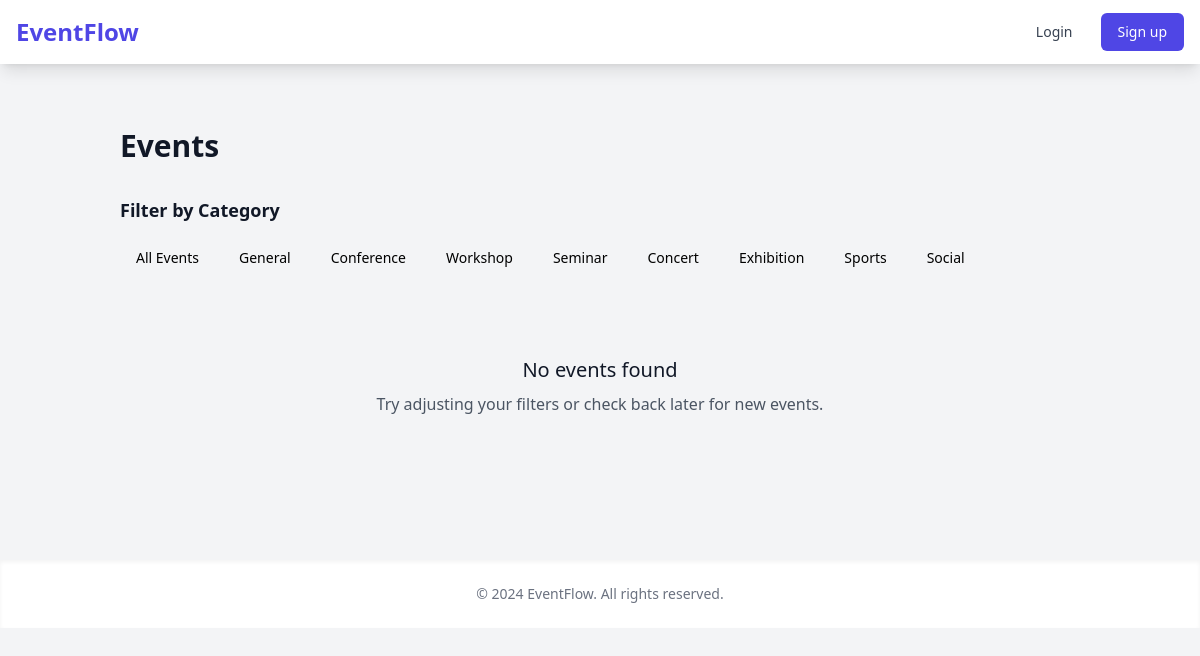
Page /events/list on the committed database.
### app/models/event.py (models this page shows)
class EventCategory(db.Model):
    id = db.Column(db.Integer, primary_key=True)
    name = db.Column(db.String(50), nullable=False, unique=True)
    description = db.Column(db.String(200))
    events = db.relationship('Event', backref='category', lazy=True)

### app/routes/events.py (the view)
@events.route('/list')
def list():
    category_id = request.args.get('category_id', type=int)
    query = Event.query
    if category_id:
        query = query.filter_by(category_id=category_id)
    query = query.filter(Event.date >= datetime.now())
    events = query.order_by(Event.date).all()
    for event in events:
        event.has_available_tickets = any(
            ticket_type.tickets_sold < ticket_type.quantity
            for ticket_type in event.ticket_types
        )
    return render_template('events/list.html',
                         events=events,
                         selected_category_id=category_id,
                         categories=EventCategory.query.all())

### app/templates/events/list.html (shortened to what this page needs)
{% extends "base.html" %}
{% block content %}
<div class="container mx-auto px-4 py-8">
    <div class="flex justify-between items-center mb-8">
        <h1 class="text-3xl font-bold text-gray-900">Events</h1>
    </div>
    <div class="mb-8">
        <h2 class="text-lg font-semibold text-gray-900 mb-4">Filter by Category</h2>
        <div class="flex flex-wrap gap-2">
            <a href="{{ url_for('events.list') }}"
               class="category-filter px-4 py-2 rounded-full text-sm font-medium {% if not selected_category_id %}active{% endif %}">
                All Events
            </a>
            {% for category in categories %}
                <a href="{{ url_for('events.list', category_id=category.id) }}"
                   class="category-filter px-4 py-2 rounded-full text-sm font-medium {% if selected_category_id == category.id %}active{% endif %}">
                    {{ category.name }}
                </a>
            {% endfor %}
        </div>
    </div>
    <div class="grid grid-cols-1 md:grid-cols-2 lg:grid-cols-3 gap-6">
        {% for event in events %}
            <div class="event-card">
                <div class="event-image" style="background-image: url('{{ url_for('static', filename=event.banner_image) if event.banner_image else url_for('static', filename='images/default-event-banner.jpg') }}')"></div>
                <div class="p-6">
                    <div class="flex justify-between items-start mb-4">
                        <div>
                            <h3 class="text-xl font-semibold text-gray-900 mb-2">
                                <a href="{{ url_for('events.view', event_id=event.id) }}" class="hover:text-indigo-600">
                                    {{ event.title }}
                                </a>
                            </h3>
                            <span class="inline-flex items-center px-2.5 py-0.5 rounded-full text-xs font-medium bg-indigo-100 text-indigo-800">
                                {{ event.category.name }}
                            </span>
                        </div>
                        {% if event.has_available_tickets %}
                            <span class="text-sm text-green-600 font-medium">Tickets Available</span>
                        {% else %}
                            <span class="text-sm text-red-600 font-medium">Sold Out</span>
                        {% endif %}
                    </div>
                    <div class="space-y-2 mb-4">
                        <div class="flex items-center text-gray-600 text-sm">
                            <i class="fas fa-calendar mr-2"></i>
                            <span>{{ event.date.strftime('%B %d, %Y at %I:%M %p') }}</span>
                        </div>
                        <div class="flex items-center text-gray-600 text-sm">
                            <i class="fas fa-map-marker-alt mr-2"></i>
                            <span>{{ event.location }}</span>
                        </div>
                        <div class="flex items-center text-gray-600 text-sm">
                            <i class="fas fa-users mr-2"></i>
                            <span>{{ event.registration_count }}/{{ event.capacity }} registered</span>
                        </div>
                    </div>
                    <div class="flex justify-between items-center">
                        <div class="text-sm">
                            {% if event.ticket_types %}
                                {% set min_price = event.ticket_types|map(attribute='price')|min %}
                                {% if min_price == 0 %}
                                    <span class="text-green-600 font-medium">Free</span>
                                {% else %}
                                    <span class="text-gray-900 font-medium">From ${{ "%.2f"|format(min_price) }}</span>
                                {% endif %}
                            {% endif %}
                        </div>
                        <a href="{{ url_for('events.view', event_id=event.id) }}" class="btn-primary">
                            View Details
                        </a>
                    </div>
                </div>
            </div>
        {% else %}
            <div class="col-span-full text-center py-12">
                <h3 class="text-xl font-medium text-gray-900 mb-2">No events found</h3>
                <p class="text-gray-600">Try adjusting your filters or check back later for new events.</p>
            </div>
        {% endfor %}
    </div>
</div>
{% endblock %}

### app/templates/base.html (shortened to what this page needs)
<!DOCTYPE html>
<html lang="en">
<head>
    <script src="https://cdn.tailwindcss.com"></script>
    <link rel="stylesheet" href="https://cdnjs.cloudflare.com/ajax/libs/font-awesome/6.0.0/css/all.min.css">
    <link rel="stylesheet" href="{{ url_for('static', filename='css/style.css') }}">
</head>
<body class="bg-gray-100">
    <nav class="bg-white shadow-lg">
        <div class="max-w-7xl mx-auto px-4">
            <div class="flex justify-between h-16">
                <div class="flex">
                    <div class="flex-shrink-0 flex items-center">
                        <a href="{{ url_for('main.index') }}" class="text-2xl font-bold text-indigo-600">EventFlow</a>
                    </div>
                </div>
                <div class="flex items-center">
                    {% if current_user.is_authenticated %}
                        <a href="{{ url_for('events.dashboard') }}" class="text-gray-700 hover:text-indigo-600 px-3 py-2 rounded-md text-sm font-medium">Dashboard</a>
                        <a href="{{ url_for('events.create') }}" class="text-gray-700 hover:text-indigo-600 px-3 py-2 rounded-md text-sm font-medium">Create Event</a>
                        <a href="{{ url_for('events.analytics') }}" class="text-gray-700 hover:text-indigo-600 px-3 py-2 rounded-md text-sm font-medium">Analytics</a>
                        <div class="ml-3 relative">
                            <span class="text-gray-700 px-3 py-2 rounded-md text-sm font-medium">
                                {{ current_user.username }}
                            </span>
                            <a href="{{ url_for('auth.logout') }}" class="text-gray-700 hover:text-indigo-600 px-3 py-2 rounded-md text-sm font-medium">Logout</a>
                        </div>
                    {% else %}
                        <a href="{{ url_for('auth.login') }}" class="text-gray-700 hover:text-indigo-600 px-3 py-2 rounded-md text-sm font-medium">Login</a>
                        <a href="{{ url_for('auth.signup') }}" class="ml-4 inline-flex items-center px-4 py-2 border border-transparent text-sm font-medium rounded-md text-white bg-indigo-600 hover:bg-indigo-700">Sign up</a>
                    {% endif %}
                </div>
            </div>
        </div>
    </nav>
    <main class="container mx-auto py-8 px-4">
        {% block content %}{% endblock %}
    </main>
    <footer class="bg-white shadow-inner mt-8">
        <div class="max-w-7xl mx-auto py-6 px-4">
            <div class="text-center text-gray-500 text-sm">
                &copy; 2024 EventFlow. All rights reserved.
            </div>
        </div>
    </footer>
</body>
</html>

### app/templates/events/list.html (style rules this page uses)
.category-filter.active { @apply bg-indigo-100 text-indigo-800; }

### rows in the picture
EventCategory: name "General"
EventCategory: name "Conference"
EventCategory: name "Workshop"
EventCategory: name "Seminar"
EventCategory: name "Concert"
EventCategory: name "Exhibition"
EventCategory: name "Sports"
EventCategory: name "Social"
